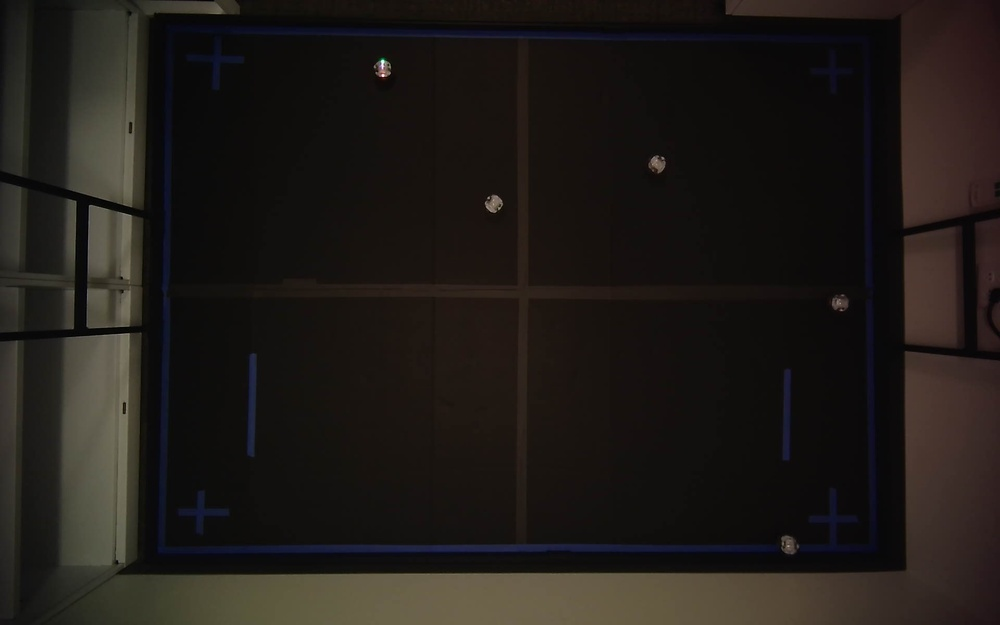
#> input picture recordings/first_frame.jpg, 1000 x 625 px, shrunk from 1920 x 1200 before the run
$ python -i boundary_detector.py   (imports and definitions only)
#> lines starting #> are read from the running program, lines starting #| are printed output that depends on the picture; after the words box and inside, x2 and y2 are one past the last pixel; in counts of white or black regions, pixels touching at a corner belong together
#> further down, picture is the input picture: shape (625, 1000, 3); mean B, G, R 23.9, 27.4, 31.6
#!/usr/bin/env python3
# -*- coding: utf-8 -*-
"""
Blue-tape arena boundary detector.

Replaces ArUco corner markers for the matrix positioning source. Detects a
large blue-tape rectangle outlining the play area and returns its 4 corners,
ordered [TL, TR, BR, BL], for use as the homography source quad.

Detection only; the FieldMapper consumes the ordered corners.
"""

from typing import List, Optional

import cv2
import numpy as np


def order_corners(pts: np.ndarray) -> np.ndarray:
    """Order 4 (x, y) points as [TL, TR, BR, BL] via sum/diff.

    Top-Left has the smallest x+y, Bottom-Right the largest. Top-Right has the
    smallest (y - x) ... here we use the standard diff = x - y: Top-Right has
    the largest x - y, Bottom-Left the smallest.

    Args:
        pts: array shape (4, 2).

    Returns:
        float32 array shape (4, 2) ordered TL, TR, BR, BL.
    """
    pts = np.asarray(pts, dtype=np.float32).reshape(4, 2)
    ordered = np.zeros((4, 2), dtype=np.float32)

    s = pts.sum(axis=1)
    ordered[0] = pts[np.argmin(s)]   # TL: smallest x+y
    ordered[2] = pts[np.argmax(s)]   # BR: largest x+y

    d = pts[:, 0] - pts[:, 1]
    ordered[1] = pts[np.argmax(d)]   # TR: largest x-y
    ordered[3] = pts[np.argmin(d)]   # BL: smallest x-y

    return ordered


class BoundaryDetector:
    """Detects a blue-tape rectangle and returns ordered corner pixels."""

    def __init__(
        self,
        blue_lower_hsv: List[int] = [100, 80, 40],
        blue_upper_hsv: List[int] = [130, 255, 255],
        min_area_frac: float = 0.1,
    ):
        """
        Args:
            blue_lower_hsv: lower HSV bound for the blue tape.
            blue_upper_hsv: upper HSV bound for the blue tape.
            min_area_frac: reject boundary contours smaller than this fraction
                           of the full frame area.
        """
        self.lower = np.array(blue_lower_hsv, dtype=np.uint8)
        self.upper = np.array(blue_upper_hsv, dtype=np.uint8)
        self.min_area_frac = float(min_area_frac)

    def detect(self, frame: np.ndarray) -> Optional[np.ndarray]:
        """Detect the blue-tape arena boundary.

        Args:
            frame: BGR camera frame.

        Returns:
            float32 array shape (4, 2) ordered [TL, TR, BR, BL] if a 4-vertex
            blue rectangle large enough is found, else None.
        """
        if frame is None:
            return None

        hsv = cv2.cvtColor(frame, cv2.COLOR_BGR2HSV)
#> hsv: shape (625, 1000, 3); mean H, S, V 34.2, 70.7, 32.6
        mask = cv2.inRange(hsv, self.lower, self.upper)
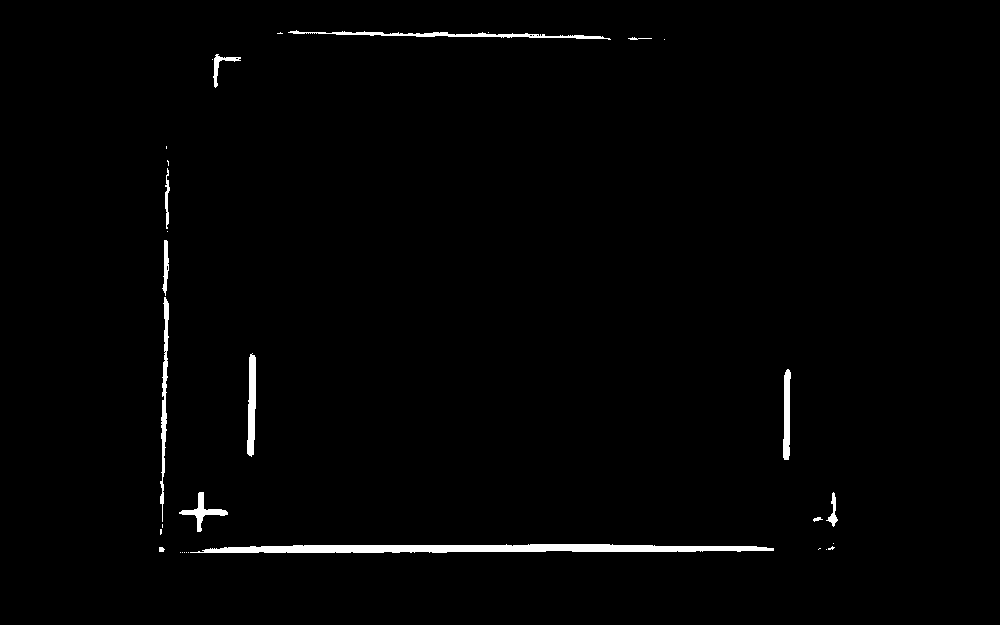
#> mask: shape (625, 1000); 1.3% white; 31 white regions (18 under 20 px), largest, box (x1, y1, x2, y2) and area: (190, 544, 774, 553) 3870, (288, 30, 611, 40) 927, (160, 297, 169, 522) 789

        # Close gaps so the tape outline forms a connected band.
        kernel = cv2.getStructuringElement(cv2.MORPH_ELLIPSE, (7, 7))
        mask = cv2.morphologyEx(mask, cv2.MORPH_CLOSE, kernel, iterations=2)
#> mask: shape (625, 1000); 1.3% white; 23 white regions (10 under 20 px)

        contours, _ = cv2.findContours(
            mask, cv2.RETR_EXTERNAL, cv2.CHAIN_APPROX_SIMPLE)
#> contours = 23 contours, 14 with area under 20; largest, box (x1, y1, x2, y2) and area: (190, 544, 774, 553) 3289, (160, 240, 169, 535) 769, (288, 30, 611, 40) 623, (247, 353, 256, 457) 609, (783, 369, 791, 460) 464
        if not contours:
            return None

        frame_area = float(frame.shape[0] * frame.shape[1])
#> frame_area = 625000
        largest = max(contours, key=cv2.contourArea)
#> largest = contour of 111 points, box (x1, y1, x2, y2) (190, 544, 774, 553), area 3289
        if cv2.contourArea(largest) < self.min_area_frac * frame_area:
            return None

        peri = cv2.arcLength(largest, True)
        approx = cv2.approxPolyDP(largest, 0.02 * peri, True)
        if len(approx) != 4:
            return None

        return order_corners(approx.reshape(4, 2))

>>> import cv2
>>> picture = cv2.imread('../../../recordings/first_frame.jpg')
>>> result = BoundaryDetector().detect(picture)
#> result = None
